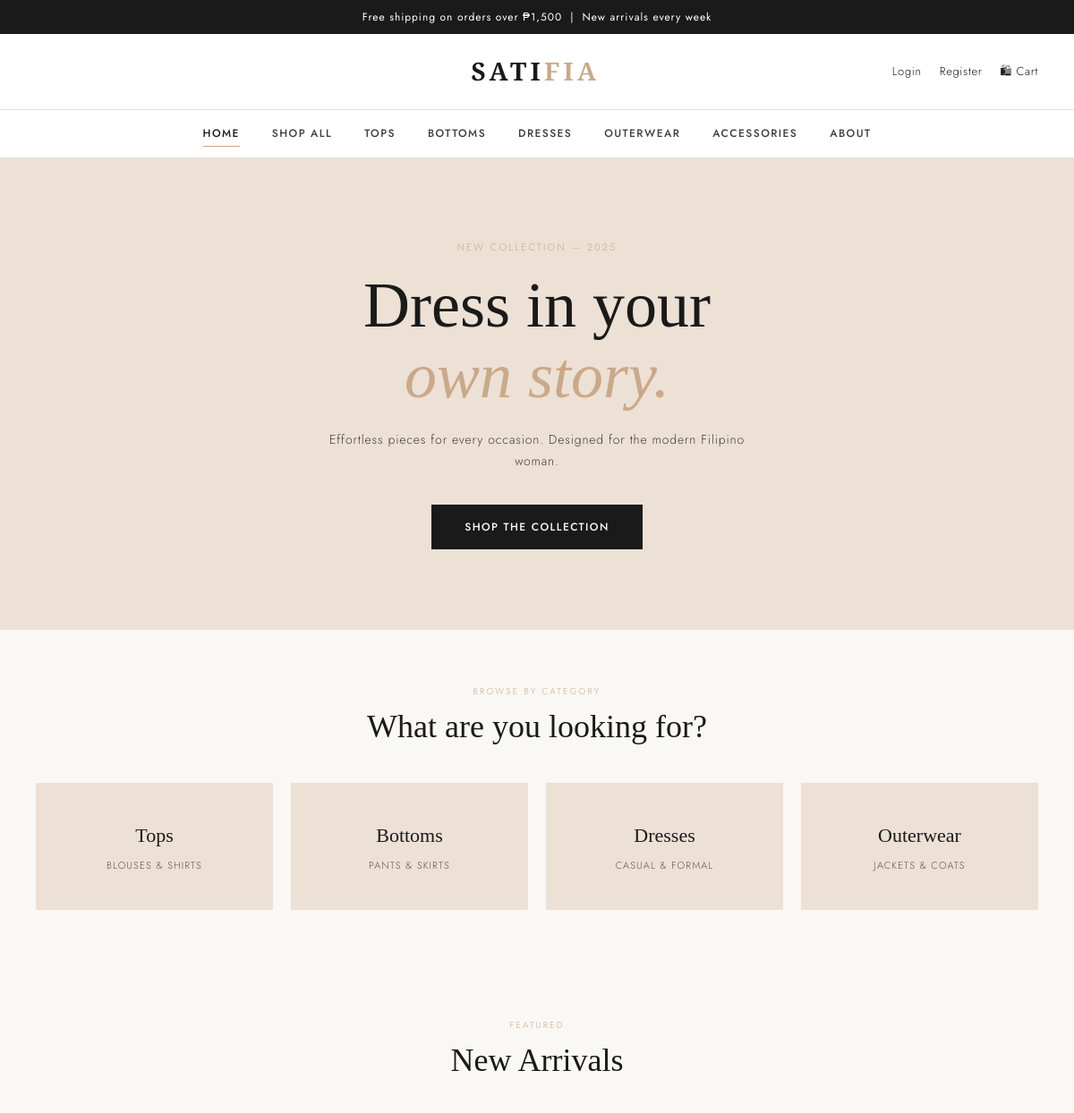
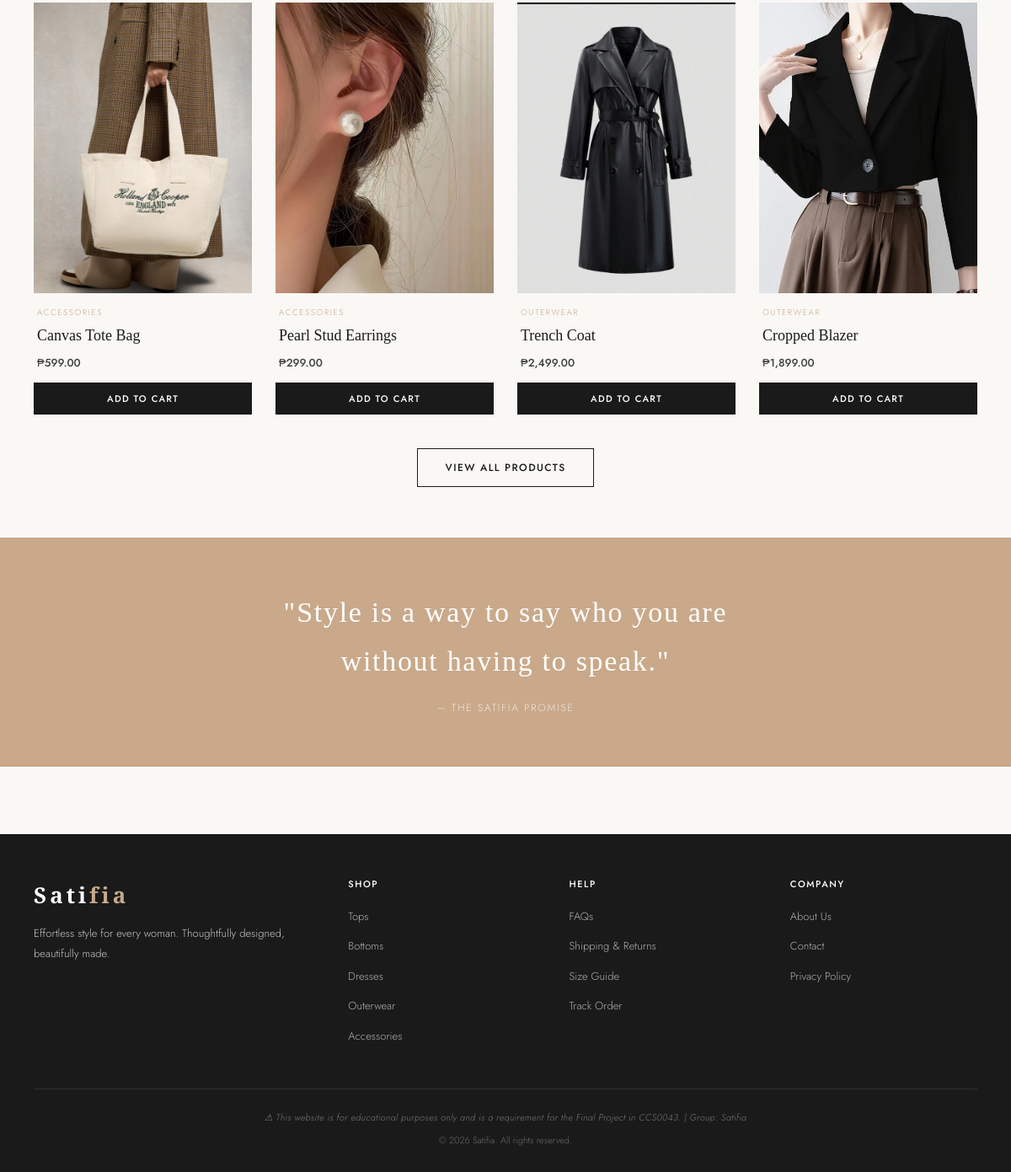
The page / on the database its author committed (2 pictures, top to bottom).
### tables this page shows
CREATE TABLE `tblproducts` (
  `id` int(11) NOT NULL,
  `name` varchar(150) NOT NULL,
  `category` varchar(50) NOT NULL,
  `image` varchar(150) NOT NULL DEFAULT '',
  `price` decimal(10,2) NOT NULL,
  `stock` int(11) NOT NULL DEFAULT 0,
  `date_created` timestamp NOT NULL DEFAULT current_timestamp()
);

### index.php (the view, shortened to what this page needs)
<?php
    include('db.php');
    include('include/header.php');
    include('include/navigation.php');
?>
<div class="page-wrapper">
    <section class="hero">
        <p class="hero-eyebrow">New Collection — 2025</p>
        <h1 class="hero-title">Dress in your<br><em>own story.</em></h1>
        <p class="hero-subtitle">Effortless pieces for every occasion. Designed for the modern Filipino woman.</p>
        <a href="store.php" class="btn-primary">Shop the Collection</a>
    </section>
    <section class="category-strip">
        <div class="section-header">
            <p class="section-eyebrow">Browse by Category</p>
            <h2 class="section-title">What are you looking for?</h2>
        </div>
        <div class="category-grid">
            <a href="store.php?category=tops" class="category-card">
                <h3>Tops</h3>
                <p>Blouses &amp; Shirts</p>
            </a>
            <a href="store.php?category=bottoms" class="category-card">
                <h3>Bottoms</h3>
                <p>Pants &amp; Skirts</p>
            </a>
            <a href="store.php?category=dresses" class="category-card">
                <h3>Dresses</h3>
                <p>Casual &amp; Formal</p>
            </a>
            <a href="store.php?category=outerwear" class="category-card">
                <h3>Outerwear</h3>
                <p>Jackets &amp; Coats</p>
            </a>
        </div>
    </section>
     <section class="products-section">
        <div class="section-header">
            <p class="section-eyebrow">Featured</p>
            <h2 class="section-title">New Arrivals</h2>
            </div>
        <div class="product-grid">
            <?php
             $sql = "SELECT * FROM tblproducts ORDER BY id DESC LIMIT 4";
            $result = mysqli_query($conn, $sql);
            while($product = mysqli_fetch_assoc($result)):
            ?>
             <div class="product-card">
                <div class="product-image">
                     <?php if(!empty($product['image']) && file_exists('images/' . $product['image'])): ?>
                        <img src="images/<?= htmlspecialchars($product['image']); ?>" alt="<?= htmlspecialchars($product['name']); ?>">
                    <?php else: ?>
                        <span class="product-placeholder">Photo</span>
                    <?php endif; ?>
                    </div>
                <div class="product-info">
                    <p class="product-category"><?= htmlspecialchars($product['category']); ?></p>
                    <h3 class="product-name"><?= htmlspecialchars($product['name']); ?></h3>
                    <p class="product-price">&#8369;<?= number_format($product['price'], 2); ?></p>
                </div>
                <form action="process/add_to_cart.php" method="post">
                    <button type="submit" name="submit" class="product-add-btn">Add to Cart</button>
                    </form>
                    </div>
            <?php endwhile; ?>
        </div>
         <div style="text-align:center; margin-top: 40px;">
            <a href="store.php" class="btn-outline">View All Products</a>
        </div>
    </section>
      <section style="background-color: var(--nude); padding: 60px 40px; text-align:center;">
        <p style="font-family: var(--font-display); font-size: clamp(22px, 3vw, 34px); font-weight:300; color: white; letter-spacing: 0.05em;">
             "Style is a way to say who you are<br>without having to speak."
        </p>
        <p style="font-size: 12px; letter-spacing: 0.15em; color: rgba(255,255,255,0.75); margin-top: 16px; text-transform: uppercase;">— The Satifia Promise</p>
    </section>
</div>
<?php
    include('include/footer.php');
?>

### css/style.css (style rules this page uses)
*, *::before, *::after { margin: 0; padding: 0; box-sizing: border-box; }
:root { --cream: #FAF8F5; --white: #FFFFFF; --black: #1A1A1A; --charcoal: #3D3D3D; --nude: #C9A98A; --nude-lt: #EDE0D4; --border: #E5E0D8; --danger: #B00020; --success: #2E6B3E; --font-display: 'Cormorant Garamond', serif; --font-body: 'Jost', sans-serif; }
body { background-color: var(--cream); color: var(--black); font-family: var(--font-body); font-weight: 300; font-size: 15px; line-height: 1.7; }
a { color: inherit; text-decoration: none; }
img { max-width: 100%; display: block; }
.page-wrapper { min-height: calc(100vh - 200px); }
.hero { background-color: var(--nude-lt); padding: 90px 40px; text-align: center; }
.hero-eyebrow { font-size: 11px; letter-spacing: 0.2em; text-transform: uppercase; color: var(--nude); margin-bottom: 16px; }
.hero-title { font-family: var(--font-display); font-size: clamp(42px, 6vw, 80px); font-weight: 300; line-height: 1.1; color: var(--black); margin-bottom: 20px; }
.hero-title em { font-style: italic; color: var(--nude); }
.hero-subtitle { font-size: 14px; letter-spacing: 0.06em; color: var(--charcoal); margin-bottom: 36px; max-width: 480px; margin-left: auto; margin-right: auto; }
.btn-primary { display: inline-block; background-color: var(--black); color: var(--white); padding: 14px 36px; font-family: var(--font-body); font-size: 12px; font-weight: 500; letter-spacing: 0.12em; text-transform: uppercase; border: 1.5px solid var(--black); cursor: pointer; transition: background-color 0.25s, color 0.25s; text-decoration: none; }
.btn-outline { display: inline-block; background-color: transparent; color: var(--black); padding: 12px 32px; font-family: var(--font-body); font-size: 12px; font-weight: 500; letter-spacing: 0.12em; text-transform: uppercase; border: 1.5px solid var(--black); cursor: pointer; transition: background-color 0.25s, color 0.25s; text-decoration: none; }
.section-header { text-align: center; margin-bottom: 40px; }
.section-eyebrow { font-size: 10px; letter-spacing: 0.22em; text-transform: uppercase; color: var(--nude); margin-bottom: 10px; }
.section-title { font-family: var(--font-display); font-size: clamp(26px, 3vw, 38px); font-weight: 300; line-height: 1.2; }
.category-strip { padding: 60px 40px; max-width: 1400px; margin: 0 auto; }
.category-grid { display: grid; grid-template-columns: repeat(4, 1fr); gap: 20px; }
.category-card { background-color: var(--nude-lt); padding: 40px 20px; text-align: center; transition: background-color 0.25s; cursor: pointer; text-decoration: none; color: var(--black); display: block; }
.category-card h3 { font-family: var(--font-display); font-size: 22px; font-weight: 400; margin-bottom: 6px; }
.category-card p { font-size: 11px; letter-spacing: 0.1em; text-transform: uppercase; opacity: 0.7; }
.products-section { padding: 60px 40px; max-width: 1400px; margin: 0 auto; }
.product-grid { display: grid; grid-template-columns: repeat(4, 1fr); gap: 28px; }
.product-card { cursor: pointer; }
.product-image { background-color: var(--nude-lt); aspect-ratio: 3/4; display: flex; align-items: center; justify-content: center; margin-bottom: 14px; overflow: hidden; position: relative; }
.product-image img { width: 100%; height: 100%; object-fit: cover; transition: transform 0.4s ease; }
.product-info { padding: 0 4px; }
.product-category { font-size: 10px; letter-spacing: 0.15em; text-transform: uppercase; color: var(--nude); margin-bottom: 4px; }
.product-name { font-family: var(--font-display); font-size: 18px; font-weight: 400; margin-bottom: 6px; }
.product-price { font-size: 13px; font-weight: 500; color: var(--charcoal); }
.product-add-btn { width: 100%; margin-top: 12px; padding: 10px; background-color: var(--black); color: var(--white); font-family: var(--font-body); font-size: 11px; font-weight: 500; letter-spacing: 0.12em; text-transform: uppercase; border: 1.5px solid var(--black); cursor: pointer; transition: background-color 0.2s, color 0.2s; }

### rows shown on the page
tblproducts: image (picture), category "ACCESSORIES", name "Canvas Tote Bag", price "599.00"
tblproducts: image (picture), category "ACCESSORIES", name "Pearl Stud Earrings", price "299.00"
tblproducts: image (picture), category "OUTERWEAR", name "Trench Coat", price "2,499.00"
tblproducts: image (picture), category "OUTERWEAR", name "Cropped Blazer", price "1,899.00"
